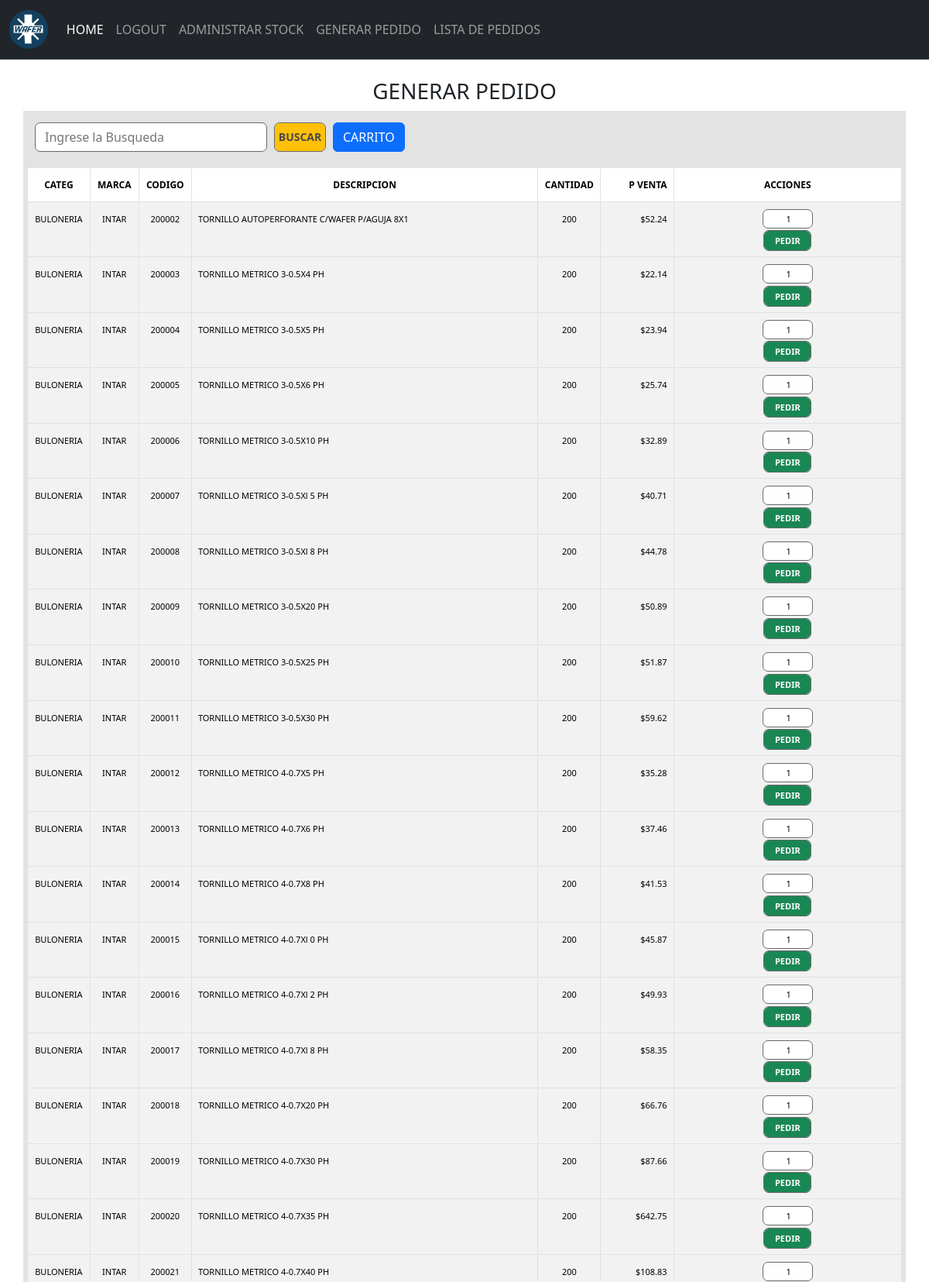
Screenshot of /pedidos/ (signed in, upper part) with the database file from the repository.
### stock/models.py (models this page shows, shortened)
class Producto(models.Model):
    categoria = models.ForeignKey(Categorias, on_delete=models.CASCADE)
    marca = models.ForeignKey(Marcas, on_delete=models.CASCADE)
    codigo = models.IntegerField()
    descripcion = models.CharField(max_length = 150)
    cantidad = models.IntegerField()
    precioCosto = models.FloatField(default=0.0)
    iva = models.ForeignKey(Iva, default=1, on_delete=models.CASCADE)
    utilidad = models.ForeignKey(Utilidad, on_delete=models.CASCADE)
    precioPublico= models.FloatField(default=0.0)

class Categorias (models.Model):
    catNom = models.CharField(max_length = 50)
    catDescripcion= models.CharField(max_length=100)

class Marcas(models.Model):
    marcaNom = models.CharField(max_length = 50)
    marcaDescripcion= models.CharField(max_length=100)

### stock/views.py (the view)
# urls.py: path('pedidos/', views.pedidos, name='pedidos'),
@login_required
def pedidos(request):
    formBusq = ProductoBusqueda()
    formCant= ProductoCantidad(initial={'cantidad': 1})
    productos = Producto.objects.all()
    formCant= ProductoCantidad(initial={'cantidad': 1})
    for producto in productos:
        producto.precioPublico= floatformat((producto.precioCosto*producto.iva.ivaValor)*producto.utilidad.utilValor,2)
    return render(request, 'pedidos.html', {
        'formBusq': formBusq,
        'formCant':formCant,
        'productos': productos
        })

### stock/forms.py
class ProductoBusqueda(forms.Form):
    descripcion = forms.CharField(
        max_length=50,
        label= '',
        widget=forms.TextInput(attrs={'class': 'form-control-outline','style': 'width: 300px;','placeholder':'Ingrese la Busqueda'})
    )

class ProductoCantidad(forms.Form):
    cantidad = forms.IntegerField(
        max_value=9999,
        min_value=0,
        label='',
        widget=forms.NumberInput(attrs={'class': 'form-control-outline','style': 'width: 65px; height: 25px; text-align: right'})
    )

### stock/context_processor.py (called while the page is built)
def total_carrito(request):
    total = 0
    if request.user.is_authenticated:
        if "carrito" in request.session.keys():
            for key, value in request.session["carrito"].items():
                total += float(value["acumulado"])
    total = round(total, 2)
    return {"total_carrito": total}

### stock/templates/pedidos.html (shortened to what this page needs)
{% extends 'base.html' %} {% block content %} {% load static %}
<link rel="stylesheet" href="{% static '/css/pedidos.css' %}">
<div class="container">
    <div class="row">
        <div class="col-12">
            <h3>GENERAR PEDIDO</h3>
        </div>
    </div>
    <div class="row">
        <div class="col-md-12 d-flex align-items-center" style="background-color:  #e3e3e3; padding: 5px;">
            <form class="d-flex align-items-center" method="post" action="{% url 'buscarp' %}" style="padding: 5px;">
                <div class="d-flex align-items-center justify-content-center" style="padding: 5px;">
                    {{ formBusq }}
                </div>
                <div style="padding: 5px;">
                    <button type="submit" class="btn btn-warning">BUSCAR</button>
                </div>
            </form>
            <div>
                <button id="toggle-cart-btn" class="btn btn-primary">CARRITO</button>
            </div>
        </div>
    </div>
    <div class="row">
        <div class="col-12" style="background-color: #e3e3e3; padding: 5px;">
            <div class="table-responsive">
                <table id="tabla" class="table table-striped table-bordered table-hover">
                    <thead>
                        <tr class="encabezados">
                            <th scope="col">CATEG</th>
                            <th scope="col">MARCA</th>
                            <th scope="col">CODIGO</th>
                            <th scope="col" class="text-center">DESCRIPCION</th>
                            <th scope="col">CANTIDAD</th>
                            <th scope="col">P VENTA</th>
                            <th scope="col">ACCIONES</th>
                        </tr>
                    </thead>
                    {% for producto in productos %}
                    <tbody>
                        <tr class="contenido">
                            <td scope="row" class="columCategoria">{{ producto.categoria.catNom }}</td>
                            <td class="columMarca">{{ producto.marca.marcaNom }}</td>
                            <td class="columNum">{{ producto.codigo }}</td>
                            <td class="columDescripcion">{{ producto.descripcion }}</td>
                            <td class="columNum" id="cantidad{{ producto.id }}">{{ producto.cantidad }}</td>
                            <td class="columMoneda">${{ producto.precioPublico}}</td>
                            <td class="centrarbotones">
                                <div class="row">
                                    <form method="post" action="{% url 'agregar' id=producto.id %}">
                                        <div class="col">
                                            {{ formCant }}
                                        </div>
                                        <div class="col">
                                            <button type="submit" class="btn btn-success">PEDIR</button>
                                        </div>
                                    </form>
                                </div>
                            </td>
                        </tr>
                    </tbody>
                    {% endfor %}
                </table>
            </div>
        </div>
    </div>
</div>
{% endblock %}

### stock/static/css/pedidos.css (style rules this page uses)
.col-12 { text-align: center; }
.columMoneda { text-align: right; }
.columNum { text-align: center; }
.columCategoria { text-align: center; }
.columMarca { text-align: center; }
.columDescripcion { text-align: center; }
.centrarbotones { text-align: center; }
.table { font-size: 11px; width: 100%; border-collapse: collapse; line-height: 27px; padding: 2px; }
.table-responsive { text-align: center; align-items: center; }
.table td:nth-child(1), .table th:nth-child(1) { width: 5%; }
.table td:nth-child(2), .table th:nth-child(2) { width: 5%; }
.table td:nth-child(3), .table th:nth-child(3) { width: 5%; }
.table td:nth-child(4), .table th:nth-child(4) { width: 38%; text-align: left; }
.table td:nth-child(5), .table th:nth-child(5) { width: 2%; text-align: center; }
.table td:nth-child(6), .table th:nth-child(6) { width: 8%; text-align: right; }
.table td:nth-child(7), .table th:nth-child(7) { width: 25%; }
.btn-success { width: 60px; height: 25px; ; padding: 1px; font-size: 11px; font-weight: bold; text-align: center; line-height: 22px; justify-content: center; vertical-align: middle; outline-color: dimgrey; outline-style: solid; outline-width: 1px; }
.btn-warning { width: 65px; height: 36px; ; padding: 1px; font-size: 14px; font-weight: bold; text-align: center; line-height: 18px; justify-content: center; vertical-align: middle; outline-color: dimgrey; outline-style: solid; outline-width: 1px; color: rgb(73, 73, 73); }
.encabezados { text-align: center; }
.form-control-outline { width: 400px; border: 1px solid dimgrey; padding: 0.375rem 0.75rem; border-radius: 7px; }
th { font-size: 12px; }
td { font-size: 11px; }

### rows the page displays
Producto: categoria.catNom "BULONERIA", marca.marcaNom "INTAR", codigo "200002", descripcion "TORNILLO AUTOPERFORANTE C/WAFER P/AGUJA 8X1", cantidad "200", precioPublico "52.24", cantidad "1"
Producto: categoria.catNom "BULONERIA", marca.marcaNom "INTAR", codigo "200003", descripcion "TORNILLO METRICO 3-0.5X4 PH", cantidad "200", precioPublico "22.14", cantidad "1"
Producto: categoria.catNom "BULONERIA", marca.marcaNom "INTAR", codigo "200004", descripcion "TORNILLO METRICO 3-0.5X5 PH", cantidad "200", precioPublico "23.94", cantidad "1"
Producto: categoria.catNom "BULONERIA", marca.marcaNom "INTAR", codigo "200005", descripcion "TORNILLO METRICO 3-0.5X6 PH", cantidad "200", precioPublico "25.74", cantidad "1"
Producto: categoria.catNom "BULONERIA", marca.marcaNom "INTAR", codigo "200006", descripcion "TORNILLO METRICO 3-0.5X10 PH", cantidad "200", precioPublico "32.89", cantidad "1"
Producto: categoria.catNom "BULONERIA", marca.marcaNom "INTAR", codigo "200007", descripcion "TORNILLO METRICO 3-0.5Xl 5 PH", cantidad "200", precioPublico "40.71", cantidad "1"
Producto: categoria.catNom "BULONERIA", marca.marcaNom "INTAR", codigo "200008", descripcion "TORNILLO METRICO 3-0.5Xl 8 PH", cantidad "200", precioPublico "44.78", cantidad "1"
Producto: categoria.catNom "BULONERIA", marca.marcaNom "INTAR", codigo "200009", descripcion "TORNILLO METRICO 3-0.5X20 PH", cantidad "200", precioPublico "50.89", cantidad "1"
Producto: categoria.catNom "BULONERIA", marca.marcaNom "INTAR", codigo "200010", descripcion "TORNILLO METRICO 3-0.5X25 PH", cantidad "200", precioPublico "51.87", cantidad "1"
Producto: categoria.catNom "BULONERIA", marca.marcaNom "INTAR", codigo "200011", descripcion "TORNILLO METRICO 3-0.5X30 PH", cantidad "200", precioPublico "59.62", cantidad "1"
Producto: categoria.catNom "BULONERIA", marca.marcaNom "INTAR", codigo "200012", descripcion "TORNILLO METRICO 4-0.7X5 PH", cantidad "200", precioPublico "35.28", cantidad "1"
Producto: categoria.catNom "BULONERIA", marca.marcaNom "INTAR", codigo "200013", descripcion "TORNILLO METRICO 4-0.7X6 PH", cantidad "200", precioPublico "37.46", cantidad "1"
Producto: categoria.catNom "BULONERIA", marca.marcaNom "INTAR", codigo "200014", descripcion "TORNILLO METRICO 4-0.7X8 PH", cantidad "200", precioPublico "41.53", cantidad "1"
Producto: categoria.catNom "BULONERIA", marca.marcaNom "INTAR", codigo "200015", descripcion "TORNILLO METRICO 4-0.7Xl 0 PH", cantidad "200", precioPublico "45.87", cantidad "1"
Producto: categoria.catNom "BULONERIA", marca.marcaNom "INTAR", codigo "200016", descripcion "TORNILLO METRICO 4-0.7Xl 2 PH", cantidad "200", precioPublico "49.93", cantidad "1"
Producto: categoria.catNom "BULONERIA", marca.marcaNom "INTAR", codigo "200017", descripcion "TORNILLO METRICO 4-0.7Xl 8 PH", cantidad "200", precioPublico "58.35", cantidad "1"
Producto: categoria.catNom "BULONERIA", marca.marcaNom "INTAR", codigo "200018", descripcion "TORNILLO METRICO 4-0.7X20 PH", cantidad "200", precioPublico "66.76", cantidad "1"
Producto: categoria.catNom "BULONERIA", marca.marcaNom "INTAR", codigo "200019", descripcion "TORNILLO METRICO 4-0.7X30 PH", cantidad "200", precioPublico "87.66", cantidad "1"
Producto: categoria.catNom "BULONERIA", marca.marcaNom "INTAR", codigo "200020", descripcion "TORNILLO METRICO 4-0.7X35 PH", cantidad "200", precioPublico "642.75", cantidad "1"
Producto: categoria.catNom "BULONERIA", marca.marcaNom "INTAR", codigo "200021", descripcion "TORNILLO METRICO 4-0.7X40 PH", cantidad "200", precioPublico "108.83", cantidad "1"
